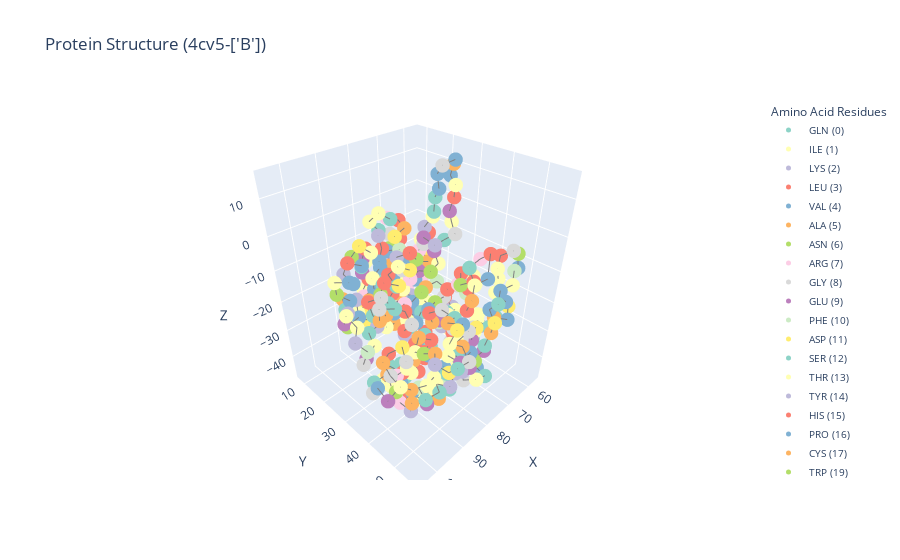
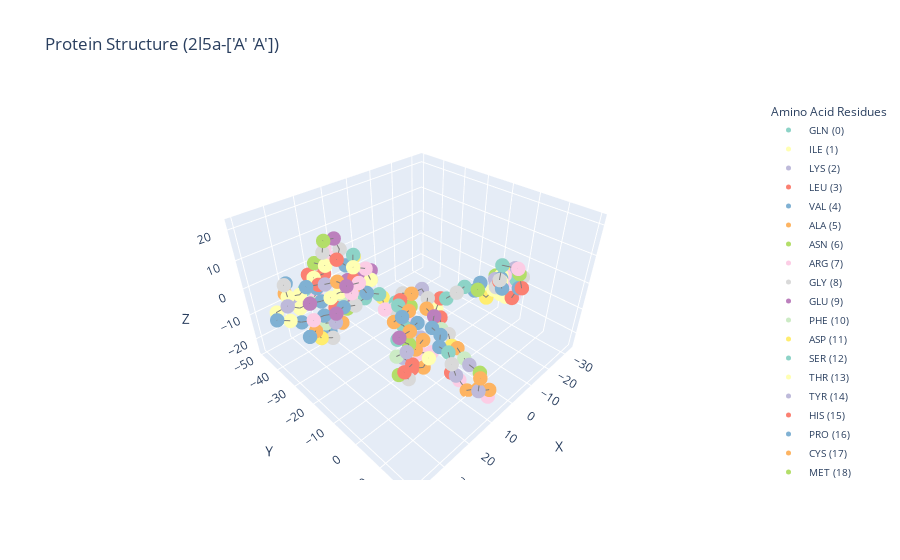

Notebook source saved alongside these figures, in order:
### Code cell
# Plot proteins in the sample interaction

uniprot_id, pdb_id, chain_id, residues, coords = parse_protein_structure(
    Path(raw_path / f"3blv.pdb"), chain_id="D"
)
plot_protein_3D(pdb_id1, chain_id1, residues, coords, acid_dict)
print(f"PDB id 1: {pdb_id1}, chain id 1: {chain_id1}")
print(f"Residues shape: {residues.shape}")
print("some residues:\n", residues[:20])
print("coords shape:", coords.shape)


# Plot proteins in the other sample interaction
uniprot_id, pdb_id, chain_id, residues, coords = parse_protein_structure(
    Path(raw_path / f"4bsz.pdb"), chain_id="A"
)
plot_protein_3D(pdb_id2, chain_id2, residues, coords, acid_dict)
print(f"\nPDB id 2: {pdb_id2}, chain id 2: {chain_id2}")
print(f"Residues shape: {residues.shape}")
print("some residues:\n", residues[:20])
print("coords shape:", coords.shape)

### Figure 1 — Plotly figure (JSON) as saved in the notebook; plotly's stock layout.template omitted (floating-point values rounded to 4 significant figures; data arrays with more than 128 entries replaced by an {"elided": "..."} marker saying what was removed)
{"data": [{"hoverinfo": "text", "marker": {"color": "rgb(141,211,199)", "size": 5}, "mode": "markers", "name": "GLN (0)", "text": ["GLN (0)", "GLN (0)", "GLN (0)", "GLN (0)", "GLN (0)", "GLN (0)", "GLN (0)"], "type": "scatter3d", "x": [76.32, 62.08, 67.09, 73.31, 92.33, 89.36, 90.3], "y": [24.83, 45.14, 25.19, 13.8, 56.5, 35.86, 35.38], "z": [-35.39, -28.08, 4.09, -4.145, -19.51, -39.37, -33.93]}, {"hoverinfo": "text", "marker": {"color": "rgb(255,255,179)", "size": 5}, "mode": "markers", "name": "ILE (1)", "text": ["ILE (1)", "ILE (1)", "ILE (1)", "ILE (1)", "ILE (1)", "ILE (1)", "ILE (1)", "ILE (1)", "ILE (1)", "ILE (1)", "ILE (1)", "ILE (1)", "ILE (1)", "ILE (1)", "ILE (1)", "ILE (1)", "ILE (1)", "ILE (1)", "ILE (1)", "ILE (1)", "ILE (1)", "ILE (1)", "ILE (1)", "ILE (1)", "ILE (1)", "ILE (1)", "ILE (1)", "ILE (1)"], "type": "scatter3d", "x": [69.52, 74.74, 85.65, 86.3, 87.68, 76.56, 63.16, 64.46, 66.98, 97.02, 78.79, 64.14, 63.8, 66.79, 67.02, 73.14, 83.86, 81.95, 75.94, 83.74, 83.01, 72.56, 67.85, 73.78, 90.95, 89.07, 98.59, 93.21], "y": [24.06, 47.46, 50.61, 48.51, 46.1, 43.83, 49.9, 45.72, 42.42, 32.99, 24.4, 28.76, 29.3, 24.17, 19.82, 18.62, 22.33, 14.94, 11.91, 17.22, 27.26, 30.9, 34.81, 37.29, 52.67, 38.08, 40.67, 45.69], "z": [-29.63, -24.65, -19.44, -24.91, -35.68, -38.95, -14.19, -17.96, -28.23, -24.69, -20.44, -2.848, 7.747, -1.966, -10.69, -21.98, -32.5, -19.65, -2.105, -9.338, -9.739, -24.84, -28.07, -25.24, -15.35, -36.31, -32.35, -37.57]}, {"hoverinfo": "text", "marker": {"color": "rgb(190,186,218)", "size": 5}, "mode": "markers", "name": "LYS (2)", "text": ["LYS (2)", "LYS (2)", "LYS (2)", "LYS (2)", "LYS (2)", "LYS (2)", "LYS (2)", "LYS (2)", "LYS (2)", "LYS (2)", "LYS (2)", "LYS (2)", "LYS (2)", "LYS (2)", "LYS (2)", "LYS (2)", "LYS (2)", "LYS (2)", "LYS (2)"], "type": "scatter3d", "x": [77.51, 67.66, 73.66, 83.96, 82.96, 86.09, 63.91, 77.08, 64.86, 92.43, 103.0, 68.6, 78.26, 73.25, 72.42, 92.66, 65.8, 94.05, 96.54], "y": [23.44, 37.43, 43.78, 51.05, 48.39, 49.55, 41.58, 43.32, 35.53, 28.82, 33.37, 22.82, 14.12, 8.972, 7.541, 16.25, 31.96, 51.18, 45.55], "z": [-38.73, -41.72, -42.8, -29.88, -33.5, -35.35, -32.44, -23.79, -16.93, -23.44, -19.75, -5.025, -7.434, -20.37, -27.54, -12.72, -29.59, -20.67, -39.43]}, {"hoverinfo": "text", "marker": {"color": "rgb(251,128,114)", "size": 5}, "mode": "markers", "name": "LEU (3)", "text": ["LEU (3)", "LEU (3)", "LEU (3)", "LEU (3)", "LEU (3)", "LEU (3)", "LEU (3)", "LEU (3)", "LEU (3)", "LEU (3)", "LEU (3)", "LEU (3)", "LEU (3)", "LEU (3)", "LEU (3)", "LEU (3)", "LEU (3)", "LEU (3)", "LEU (3)", "LEU (3)", "LEU (3)", "LEU (3)", "LEU (3)", "LEU (3)", "LEU (3)", "LEU (3)", "LEU (3)", "LEU (3)", "LEU (3)", "LEU (3)", "LEU (3)", "LEU (3)"], "type": "scatter3d", "x": [60.72, 67.91, 76.78, 77.99, 70.62, 69.51, 68.5, 68.88, 89.08, 82.53, 66.23, 68.51, 68.83, 70.66, 80.36, 79.92, 82.76, 91.77, 76.96, 84.67, 88.55, 94.24, 89.42, 90.66, 84.81, 86.46, 86.55, 79.96, 79.62, 93.97, 99.64, 92.97], "y": [43.57, 37.61, 41.72, 46.9, 42.76, 37.49, 39.64, 32.38, 24.14, 24.08, 22.18, 11.99, 12.79, 11.61, 11.8, 10.4, 13.6, 17.26, 25.46, 25.15, 27.93, 28.11, 36.51, 37.48, 41.26, 40.81, 37.05, 35.42, 34.03, 39.86, 41.54, 41.53], "z": [-8.885, -31.91, -27.23, -16.11, -12.91, -13.27, -17.75, -21.39, -21.81, -20.13, -7.889, -6.806, -12.61, -24.53, -29.3, -22.96, -9.957, -9.192, -8.888, -12.42, -11.85, -14.86, -15.85, -20.81, -25.12, -28.53, -28.1, -35.02, -39.93, -31.58, -19.96, -39.98]}, {"hoverinfo": "text", "marker": {"color": "rgb(128,177,211)", "size": 5}, "mode": "markers", "name": "VAL (4)", "text": ["VAL (4)", "VAL (4)", "VAL (4)", "VAL (4)", "VAL (4)", "VAL (4)", "VAL (4)", "VAL (4)", "VAL (4)", "VAL (4)", "VAL (4)", "VAL (4)", "VAL (4)", "VAL (4)", "VAL (4)", "VAL (4)", "VAL (4)", "VAL (4)", "VAL (4)", "VAL (4)", "VAL (4)", "VAL (4)", "VAL (4)", "VAL (4)", "VAL (4)", "VAL (4)", "VAL (4)", "VAL (4)"], "type": "scatter3d", "x": [72.79, 85.07, 81.16, 69.6, 57.79, 63.62, 71.36, 79.37, 95.18, 85.37, 62.27, 67.64, 67.77, 71.69, 81.76, 79.08, 80.43, 73.59, 69.46, 88.94, 92.22, 94.64, 83.18, 78.41, 83.01, 83.99, 94.21, 94.94], "y": [43.29, 46.24, 42.35, 47.96, 47.61, 44.45, 38.46, 28.63, 24.82, 24.26, 26.09, 26.32, 27.1, 22.1, 15.15, 15.19, 16.62, 12.19, 12.53, 19.59, 19.64, 21.32, 20.11, 19.89, 38.39, 35.82, 39.53, 44.48], "z": [-33.31, -31.17, -40.99, -19.82, -12.24, -24.66, -30.49, -22.32, -21.13, -22.65, 9.065, 11.01, 7.291, -21.5, -23.42, -17.17, -13.91, -15.08, -18.61, -10.19, -14.35, -11.97, -23.34, -18.78, -17.61, -32.13, -35.35, -34.42]}, {"hoverinfo": "text", "marker": {"color": "rgb(253,180,98)", "size": 5}, "mode": "markers", "name": "ALA (5)", "text": ["ALA (5)", "ALA (5)", "ALA (5)", "ALA (5)", "ALA (5)", "ALA (5)", "ALA (5)", "ALA (5)", "ALA (5)", "ALA (5)", "ALA (5)", "ALA (5)", "ALA (5)", "ALA (5)", "ALA (5)", "ALA (5)", "ALA (5)", "ALA (5)", "ALA (5)", "ALA (5)", "ALA (5)", "ALA (5)", "ALA (5)", "ALA (5)", "ALA (5)", "ALA (5)", "ALA (5)", "ALA (5)"], "type": "scatter3d", "x": [87.43, 86.73, 66.1, 73.21, 77.9, 73.24, 89.46, 66.11, 76.71, 81.03, 80.24, 69.5, 72.9, 93.74, 86.48, 95.08, 78.17, 82.85, 87.1, 87.93, 91.27, 87.87, 85, 94.59, 98.87, 103.0, 100.1, 97.64], "y": [46.93, 43.22, 47.34, 41.0, 48.13, 27.96, 29.1, 22.08, 20.44, 19.49, 21.81, 15.51, 12.76, 16.18, 18.34, 33.31, 33.22, 39.68, 48.55, 54.01, 48.62, 39.72, 34.85, 36.17, 39.72, 43.33, 49.47, 47.13], "z": [-40.94, -41.53, -24.81, -28.32, -12.51, -20.73, -21.13, -17.78, -24.91, -28.7, -33.62, -7.82, -20.2, -20.41, -23.53, -17.41, -24.06, -21.16, -13.93, -17.26, -20.86, -23.44, -36.72, -37.1, -28.67, -19.39, -25.82, -34.27]}, {"hoverinfo": "text", "marker": {"color": "rgb(179,222,105)", "size": 5}, "mode": "markers", "name": "ASN (6)", "text": ["ASN (6)", "ASN (6)", "ASN (6)", "ASN (6)", "ASN (6)", "ASN (6)", "ASN (6)", "ASN (6)", "ASN (6)", "ASN (6)", "ASN (6)", "ASN (6)", "ASN (6)", "ASN (6)", "ASN (6)", "ASN (6)", "ASN (6)", "ASN (6)", "ASN (6)"], "type": "scatter3d", "x": [67.91, 83.52, 56.2, 67.55, 72.21, 76.58, 98.45, 72.15, 70.81, 88.16, 97.02, 74.58, 89.27, 74.7, 91.73, 80.15, 84.76, 92.86, 101.3], "y": [43.64, 44.11, 46.12, 41.06, 39.78, 29.56, 24.11, 28.76, 9.86, 14.35, 18.57, 25.52, 27.09, 33.07, 45.33, 31.61, 33.08, 33.12, 45.53], "z": [-42.61, -43.37, -9.088, -33.4, -14.65, -19.91, -22.86, -15.53, -16.28, -10.03, -15.96, -11.88, -15.49, -22.6, -22.75, -34.97, -42.02, -35.73, -28.6]}, {"hoverinfo": "text", "marker": {"color": "rgb(252,205,229)", "size": 5}, "mode": "markers", "name": "ARG (7)", "text": ["ARG (7)", "ARG (7)", "ARG (7)", "ARG (7)", "ARG (7)", "ARG (7)", "ARG (7)", "ARG (7)", "ARG (7)", "ARG (7)", "ARG (7)", "ARG (7)", "ARG (7)", "ARG (7)"], "type": "scatter3d", "x": [69.85, 66.94, 68.42, 82.8, 76.9, 64.79, 68.3, 71.89, 80.14, 85.69, 84.43, 71.76, 99.48, 96.69], "y": [28.38, 41.57, 35.86, 29.27, 25.4, 16.83, 21.23, 18.78, 18.28, 17.46, 13.53, 10.6, 43.9, 41.76], "z": [-33.26, -8.105, -18.14, -20.87, -17.3, -16.56, -23.0, -25.59, -32.19, -29.7, -25.58, -5.468, -25.65, -39.22]}, {"hoverinfo": "text", "marker": {"color": "rgb(217,217,217)", "size": 5}, "mode": "markers", "name": "GLY (8)", "text": ["GLY (8)", "GLY (8)", "GLY (8)", "GLY (8)", "GLY (8)", "GLY (8)", "GLY (8)", "GLY (8)", "GLY (8)", "GLY (8)", "GLY (8)", "GLY (8)", "GLY (8)", "GLY (8)", "GLY (8)", "GLY (8)", "GLY (8)", "GLY (8)", "GLY (8)", "GLY (8)", "GLY (8)", "GLY (8)", "GLY (8)", "GLY (8)", "GLY (8)", "GLY (8)"], "type": "scatter3d", "x": [70.07, 69.4, 73.25, 77.71, 83.05, 82.61, 59.24, 80.15, 65.13, 102.7, 70.13, 65.55, 68.36, 85.05, 71.6, 79.54, 92.25, 95.24, 90.24, 68.77, 84.12, 88.54, 76.97, 105.0, 99.09, 102.4], "y": [27.83, 35.02, 44.01, 48.98, 51.78, 49.46, 46.41, 44.66, 32.89, 35.43, 23.93, 31.42, 28.54, 18.82, 11.37, 25.13, 30.85, 33.57, 39.69, 31.12, 43.96, 56.72, 31.52, 41.39, 46.91, 45.13], "z": [-29.49, -39.36, -46.53, -20.59, -16.95, -21.4, -6.807, -22.02, -21.56, -25.67, -9.355, -5.144, 13.97, -33.17, -10.45, -13.27, -13.15, -13.62, -17.75, -24.8, -14.19, -19.82, -38.82, -29.34, -19.31, -22.69]}, {"hoverinfo": "text", "marker": {"color": "rgb(188,128,189)", "size": 5}, "mode": "markers", "name": "GLU (9)", "text": ["GLU (9)", "GLU (9)", "GLU (9)", "GLU (9)", "GLU (9)", "GLU (9)", "GLU (9)", "GLU (9)", "GLU (9)", "GLU (9)", "GLU (9)", "GLU (9)", "GLU (9)", "GLU (9)", "GLU (9)", "GLU (9)", "GLU (9)", "GLU (9)", "GLU (9)"], "type": "scatter3d", "x": [78.07, 86.1, 75.02, 71.67, 100.0, 100.3, 73.2, 68.06, 71.62, 65.31, 67.91, 75.77, 69.88, 71.06, 81.98, 83.14, 79.48, 104.9, 94.78], "y": [49.26, 52.31, 47.14, 48.96, 33.15, 25.6, 25.18, 26.12, 25.4, 28.9, 17.96, 19.61, 8.754, 10.09, 10.22, 12.46, 39.22, 46.68, 49.56], "z": [-24.36, -24.81, -37.92, -32.46, -27.05, -19.91, -16.4, -11.62, -6.21, 0.756, -21.11, -30.12, -22.1, -30.01, -19.77, -13.56, -22.76, -28.01, -34.91]}, {"hoverinfo": "text", "marker": {"color": "rgb(204,235,197)", "size": 5}, "mode": "markers", "name": "PHE (10)", "text": ["PHE (10)", "PHE (10)", "PHE (10)", "PHE (10)", "PHE (10)", "PHE (10)", "PHE (10)", "PHE (10)", "PHE (10)", "PHE (10)"], "type": "scatter3d", "x": [75.11, 84.31, 61.27, 65.36, 69.67, 101.3, 76.64, 71.3, 77.56, 95.83], "y": [46.34, 44.81, 48.69, 36.58, 29.0, 35.72, 17.38, 15.12, 37.39, 47.65], "z": [-28.26, -36.9, -11.13, -22.38, -19.87, -22.16, -27.19, -14.34, -25.49, -29.64]}, {"hoverinfo": "text", "marker": {"color": "rgb(255,237,111)", "size": 5}, "mode": "markers", "name": "ASP (11)", "text": ["ASP (11)", "ASP (11)", "ASP (11)", "ASP (11)", "ASP (11)", "ASP (11)", "ASP (11)", "ASP (11)", "ASP (11)", "ASP (11)", "ASP (11)", "ASP (11)", "ASP (11)", "ASP (11)", "ASP (11)"], "type": "scatter3d", "x": [79.49, 70.43, 61.06, 92.33, 63.46, 72.78, 79.59, 86.2, 88.99, 79.95, 85.93, 89.34, 92.38, 88.0, 97.37], "y": [51.31, 50.59, 48.25, 24.67, 19.58, 14.86, 10.46, 15.52, 17.45, 28.51, 30.62, 53.28, 54.09, 32.74, 43.84], "z": [-18.17, -22.41, -23.16, -23.63, -18.83, -9.584, -32.77, -7.015, -26.19, -11.58, -12.66, -11.96, -22.44, -37.69, -17.92]}, {"hoverinfo": "text", "marker": {"color": "rgb(141,211,199)", "size": 5}, "mode": "markers", "name": "SER (12)", "text": ["SER (12)", "SER (12)", "SER (12)", "SER (12)", "SER (12)", "SER (12)", "SER (12)", "SER (12)", "SER (12)", "SER (12)", "SER (12)", "SER (12)", "SER (12)", "SER (12)", "SER (12)", "SER (12)", "SER (12)", "SER (12)", "SER (12)", "SER (12)", "SER (12)", "SER (12)", "SER (12)", "SER (12)", "SER (12)", "SER (12)", "SER (12)", "SER (12)", "SER (12)", "SER (12)", "SER (12)", "SER (12)"], "type": "scatter3d", "x": [70.53, 67.28, 72.01, 83.13, 87.22, 83.99, 73.01, 69.5, 65.55, 70.31, 96.03, 66.88, 68.52, 68.82, 75.73, 74.04, 87.19, 95.44, 82.04, 84.39, 89.86, 94.24, 92.43, 81.18, 71.5, 83.56, 82.9, 82.34, 95.07, 102.4, 93.81, 97.04], "y": [23.02, 47.39, 45.05, 48.72, 49.15, 47.61, 50.0, 50.33, 45.66, 40.79, 29.8, 28.75, 26.19, 19.42, 11.26, 9.972, 17.12, 19.48, 19.46, 27.97, 30.78, 29.71, 36.11, 34.06, 34.76, 47.62, 37.09, 38.79, 36.3, 38.66, 52.69, 51.2], "z": [-33.14, -46.65, -30.02, -27.01, -29.97, -39.46, -29.04, -16.83, -29.54, -9.667, -22.94, -7.504, 0.739, -17.74, -7.674, -25.13, -12.43, -21.25, -19.77, -14.92, -16.1, -18.29, -13.64, -21.96, -26.93, -14.95, -27.11, -30.48, -30.89, -29.73, -28.96, -30.29]}, {"hoverinfo": "text", "marker": {"color": "rgb(255,255,179)", "size": 5}, "mode": "markers", "name": "THR (13)", "text": ["THR (13)", "THR (13)", "THR (13)", "THR (13)", "THR (13)", "THR (13)", "THR (13)", "THR (13)", "THR (13)", "THR (13)", "THR (13)", "THR (13)", "THR (13)", "THR (13)", "THR (13)", "THR (13)", "THR (13)", "THR (13)", "THR (13)", "THR (13)", "THR (13)", "THR (13)", "THR (13)", "THR (13)", "THR (13)", "THR (13)", "THR (13)"], "type": "scatter3d", "x": [67.34, 70.98, 71.13, 63.47, 62.49, 63.94, 75.85, 66.54, 63.47, 101.1, 101.9, 68.49, 64.52, 77.74, 81.54, 80.9, 97.24, 91.56, 87.58, 90.45, 82.39, 98.13, 98.02, 102.8, 96.89, 93.33, 92.86], "y": [32.99, 46.96, 43.78, 44.91, 44.84, 40.24, 47.03, 39.48, 38.08, 31.99, 29.09, 28.29, 18.97, 9.908, 9.713, 10.9, 18.55, 19.71, 35.3, 41.04, 31.42, 36.97, 45.97, 48.86, 51.44, 50.33, 48.21], "z": [-36.88, -45.78, -36.71, -11.16, -14.82, -28.86, -9.485, -14.52, -19.4, -16.82, -14.5, -14.67, -13.44, -4.776, -26.34, -16.2, -12.13, -24.51, -20.4, -25.87, -39.57, -33.08, -22.83, -23.27, -25.26, -26.02, -31.92]}, {"hoverinfo": "text", "marker": {"color": "rgb(190,186,218)", "size": 5}, "mode": "markers", "name": "TYR (14)", "text": ["TYR (14)", "TYR (14)", "TYR (14)", "TYR (14)", "TYR (14)", "TYR (14)", "TYR (14)", "TYR (14)", "TYR (14)"], "type": "scatter3d", "x": [70.15, 72.39, 99.67, 70.67, 73.58, 78.43, 74.58, 90.54, 79.64], "y": [31.92, 41.88, 26.59, 28.81, 22.07, 22.18, 11.54, 18.05, 23.07], "z": [-34.56, -39.76, -16.31, -7.631, -26.37, -29.23, -30.38, -21.25, -10.1]}, {"hoverinfo": "text", "marker": {"color": "rgb(251,128,114)", "size": 5}, "mode": "markers", "name": "HIS (15)", "text": ["HIS (15)", "HIS (15)", "HIS (15)", "HIS (15)", "HIS (15)", "HIS (15)", "HIS (15)"], "type": "scatter3d", "x": [66.6, 63.41, 78.34, 66.22, 85.4, 76.74, 84.68], "y": [44.37, 28.65, 15.53, 29.27, 40.96, 31.39, 36.41], "z": [-5.561, 4.047, -10.94, -26.91, -16.14, -33.24, -40.17]}, {"hoverinfo": "text", "marker": {"color": "rgb(128,177,211)", "size": 5}, "mode": "markers", "name": "PRO (16)", "text": ["PRO (16)", "PRO (16)", "PRO (16)", "PRO (16)", "PRO (16)", "PRO (16)", "PRO (16)", "PRO (16)", "PRO (16)", "PRO (16)", "PRO (16)", "PRO (16)", "PRO (16)", "PRO (16)", "PRO (16)", "PRO (16)", "PRO (16)", "PRO (16)", "PRO (16)", "PRO (16)"], "type": "scatter3d", "x": [74.19, 69.87, 66.59, 82.43, 77.53, 66.71, 63.37, 63.49, 80.52, 72.36, 86.07, 64.81, 85.05, 76.7, 94.78, 74.57, 84.57, 85.89, 89.14, 105.1], "y": [23.67, 40.38, 43.65, 52.42, 42.19, 48.7, 48.73, 50.02, 45.01, 48.28, 28.53, 29.67, 13.7, 8.469, 21.04, 21.87, 35.52, 52.07, 44.59, 43.4], "z": [-32.39, -42.62, -46.22, -23.81, -42.24, -14.81, -20.17, -25.54, -18.24, -8.67, -22.69, 14.85, -29.31, -31.29, -17.85, -12.93, -22.77, -12.98, -25.49, -26.06]}, {"hoverinfo": "text", "marker": {"color": "rgb(253,180,98)", "size": 5}, "mode": "markers", "name": "CYS (17)", "text": ["CYS (17)", "CYS (17)", "CYS (17)"], "type": "scatter3d", "x": [70.52, 62.65, 77.29], "y": [49.87, 27.33, 20.43], "z": [-26.16, 12.66, -15.2]}, {"hoverinfo": "text", "marker": {"color": "rgb(179,222,105)", "size": 5}, "mode": "markers", "name": "TRP (19)", "text": ["TRP (19)"], "type": "scatter3d", "x": [74.92], "y": [48.06], "z": [-34.24]}, {"hoverinfo": "skip", "line": {"color": "gray", "width": 2}, "mode": "lines", "showlegend": false, "type": "scatter3d", "x": {"elided": "344 float values"}, "y": {"elided": "344 float values"}, "z": {"elided": "344 float values"}}], "layout": {"legend": {"font": {"size": 10}, "title": {"text": "Amino Acid Residues"}}, "scene": {"xaxis": {"title": {"text": "X"}}, "yaxis": {"title": {"text": "Y"}}, "zaxis": {"title": {"text": "Z"}}}, "title": {"text": "Protein Structure (4cv5-['B'])"}}}

### Figure 2 — Plotly figure (JSON) as saved in the notebook; plotly's stock layout.template omitted (floating-point values rounded to 4 significant figures; data arrays with more than 128 entries replaced by an {"elided": "..."} marker saying what was removed)
{"data": [{"hoverinfo": "text", "marker": {"color": "rgb(141,211,199)", "size": 5}, "mode": "markers", "name": "GLN (0)", "text": ["GLN (0)", "GLN (0)", "GLN (0)", "GLN (0)", "GLN (0)", "GLN (0)"], "type": "scatter3d", "x": [13.4, 24.04, 13.74, 11.61, -11.34, 5.254], "y": [-32.78, -46.47, -20.95, -12.9, -8.279, 15.48], "z": [7.752, -6.559, -0.857, -9.583, -4.284, 21.84]}, {"hoverinfo": "text", "marker": {"color": "rgb(255,255,179)", "size": 5}, "mode": "markers", "name": "ILE (1)", "text": ["ILE (1)", "ILE (1)", "ILE (1)", "ILE (1)", "ILE (1)", "ILE (1)", "ILE (1)", "ILE (1)", "ILE (1)"], "type": "scatter3d", "x": [23.98, 20.17, 19.11, 29.01, 8.1, -3.362, -12.04, -3.118, -13.18], "y": [-31.74, -32.02, -40.29, -41.06, -5.198, -13.0, 2.255, 10.31, 3.745], "z": [-2.539, -2.489, 3.053, -3.573, -20.45, -11.59, -0.433, 10.75, 4.914]}, {"hoverinfo": "text", "marker": {"color": "rgb(190,186,218)", "size": 5}, "mode": "markers", "name": "LYS (2)", "text": ["LYS (2)", "LYS (2)", "LYS (2)", "LYS (2)", "LYS (2)", "LYS (2)", "LYS (2)", "LYS (2)", "LYS (2)", "LYS (2)", "LYS (2)", "LYS (2)"], "type": "scatter3d", "x": [34.65, 21.67, 25.93, 15.81, 14.94, -2.076, 9.247, 9.331, 5.635, -4.482, -9.458, -25.93], "y": [-39.13, -49.03, -47.8, -7.048, -9.695, -18.41, 6.937, 15.44, 8.736, 7.883, 4.183, 0.36], "z": [-3.986, -8.162, -11.14, -13.98, -18.67, -5.532, -18.45, -18.4, -15.34, 8.173, 5.529, 0.142]}, {"hoverinfo": "text", "marker": {"color": "rgb(251,128,114)", "size": 5}, "mode": "markers", "name": "LEU (3)", "text": ["LEU (3)", "LEU (3)", "LEU (3)", "LEU (3)", "LEU (3)", "LEU (3)", "LEU (3)", "LEU (3)", "LEU (3)", "LEU (3)", "LEU (3)", "LEU (3)", "LEU (3)", "LEU (3)", "LEU (3)"], "type": "scatter3d", "x": [19.6, 11.09, 17.12, 18.39, 21.92, 18.99, 24.22, 7.722, 14.68, 18.47, 12.9, 7.873, -1.704, 1.328, 1.782], "y": [-36.62, -36.53, -36.43, -42.78, -46.81, -46.51, -37.25, -18.25, -5.899, -5.395, -7.971, 3.933, -9.645, 19.35, 12.94], "z": [-11.27, -3.636, 6.086, -1.442, -2.066, -4.487, -0.266, -4.862, -19.06, -19.32, -23.64, -20.39, -12.17, 15.17, 14.33]}, {"hoverinfo": "text", "marker": {"color": "rgb(128,177,211)", "size": 5}, "mode": "markers", "name": "VAL (4)", "text": ["VAL (4)", "VAL (4)", "VAL (4)", "VAL (4)", "VAL (4)", "VAL (4)", "VAL (4)", "VAL (4)", "VAL (4)", "VAL (4)", "VAL (4)", "VAL (4)", "VAL (4)", "VAL (4)", "VAL (4)", "VAL (4)", "VAL (4)", "VAL (4)", "VAL (4)", "VAL (4)", "VAL (4)"], "type": "scatter3d", "x": [32.97, 23.53, 20.72, 27.15, 33.54, 25.66, 14.65, 21.14, 27.38, 16.69, 13.34, 7.579, 3.838, 5.241, 4.412, 4.648, 7.218, -14.63, -0.962, 4.398, -8.14], "y": [-31.86, -35.42, -30.25, -31.58, -34.21, -34.55, -35.59, -44.01, -39.34, -23.15, -11.41, -14.22, -14.52, -18.2, -7.537, -3.745, -1.767, -4.646, 17.21, 15.67, 6.981], "z": [-12.71, -18.62, -7.062, -7.545, -8.002, -4.46, 3.305, -6.377, -0.599, -0.003, -4.532, -14.63, -14.08, -10.67, -11.65, -12.09, -14.05, -2.573, 12.99, 14.76, 7.747]}, {"hoverinfo": "text", "marker": {"color": "rgb(253,180,98)", "size": 5}, "mode": "markers", "name": "ALA (5)", "text": ["ALA (5)", "ALA (5)", "ALA (5)", "ALA (5)", "ALA (5)", "ALA (5)", "ALA (5)", "ALA (5)", "ALA (5)", "ALA (5)", "ALA (5)", "ALA (5)", "ALA (5)", "ALA (5)", "ALA (5)", "ALA (5)", "ALA (5)", "ALA (5)", "ALA (5)", "ALA (5)"], "type": "scatter3d", "x": [29.67, 19.51, 7.646, 14.65, 30.26, 21.08, 9.687, 14.39, 12.36, 9.704, 9.064, 6.075, 1.478, 6.732, 5.124, 5.938, 7.891, 3.266, -7.368, -24.93], "y": [-33.61, -33.88, -35.38, -28.75, -48.58, -31.51, -12.32, -13.91, -9.211, -5.923, -10.09, -9.715, -19.6, 9.466, 12.41, 16.75, 14.62, 2.037, 10.48, -3.244], "z": [-13.46, -16.06, -4.865, -0.892, -6.321, 2.123, -4.746, -7.209, -9.275, -23.86, -19.32, -16.99, -6.219, -24.8, -22.99, -19.5, -14.95, -14.63, 3.667, -0.672]}, {"hoverinfo": "text", "marker": {"color": "rgb(179,222,105)", "size": 5}, "mode": "markers", "name": "ASN (6)", "text": ["ASN (6)", "ASN (6)", "ASN (6)", "ASN (6)", "ASN (6)"], "type": "scatter3d", "x": [16.86, 18.43, 20.82, 18.55, -11.21], "y": [-34.04, -40.54, -43.69, -7.846, -2.906], "z": [-11.73, 11.56, 3.274, -22.2, -2.688]}, {"hoverinfo": "text", "marker": {"color": "rgb(252,205,229)", "size": 5}, "mode": "markers", "name": "ARG (7)", "text": ["ARG (7)", "ARG (7)", "ARG (7)", "ARG (7)", "ARG (7)", "ARG (7)", "ARG (7)", "ARG (7)", "ARG (7)", "ARG (7)", "ARG (7)", "ARG (7)", "ARG (7)", "ARG (7)", "ARG (7)", "ARG (7)", "ARG (7)", "ARG (7)"], "type": "scatter3d", "x": [9.911, 30.94, 18.23, 12.13, 16.75, 15.56, 20.3, 17.41, 12.61, 4.906, 6.818, 3.757, 6.333, 5.386, -3.696, 3.736, -18.05, -26.58], "y": [-38.28, -31.54, -28.74, -28.78, -43.14, -41.46, -46.54, -25.69, -19.93, -7.066, -10.15, -17.83, 6.036, 16.2, 14.48, 18.98, 1.778, -0.975], "z": [-8.782, -7.15, -2.18, 4.035, 7.065, 3.89, -10.69, 2.728, -6.738, -21.3, -22.39, -16.01, -23.18, -23.22, 7.942, 21.74, 1.683, -5.503]}, {"hoverinfo": "text", "marker": {"color": "rgb(217,217,217)", "size": 5}, "mode": "markers", "name": "GLY (8)", "text": ["GLY (8)", "GLY (8)", "GLY (8)", "GLY (8)", "GLY (8)", "GLY (8)", "GLY (8)", "GLY (8)", "GLY (8)", "GLY (8)", "GLY (8)", "GLY (8)", "GLY (8)", "GLY (8)", "GLY (8)", "GLY (8)", "GLY (8)"], "type": "scatter3d", "x": [24.94, 9.473, 17.24, 14.33, 19.33, 31.45, 9.091, 16.08, 7.384, 2.078, -1.358, 9.225, 0.8, -7.557, 6.075, 0.512, -32.79], "y": [-31.94, -29.87, -28.81, -38.34, -40.44, -45.5, -19.5, -6.114, -14.85, -23.12, -15.05, 5.059, -3.747, -8.333, 15.77, 11.31, -0.262], "z": [-18.1, -1.856, -7.472, 7.828, 7.855, -0.912, -8.163, -24.49, -18.35, -7.554, -7.112, -15.13, -14.06, -4.685, 18.14, 11.15, -6.83]}, {"hoverinfo": "text", "marker": {"color": "rgb(188,128,189)", "size": 5}, "mode": "markers", "name": "GLU (9)", "text": ["GLU (9)", "GLU (9)", "GLU (9)", "GLU (9)", "GLU (9)", "GLU (9)", "GLU (9)", "GLU (9)", "GLU (9)", "GLU (9)", "GLU (9)", "GLU (9)", "GLU (9)"], "type": "scatter3d", "x": [19.18, 14.55, 11.62, 6.201, 9.494, 24.34, 29.34, 14.66, 17.95, 20.52, 16.01, 3.352, 1.713], "y": [-37.5, -36.64, -39.69, -33.9, -33.13, -29.1, -35.15, -40.44, -45.32, -27.76, -9.934, -22.96, -9.245], "z": [-14.95, -13.25, -5.694, -1.653, 0.116, -6.921, -3.678, 10.97, 1.384, 2.052, -10.01, -12.65, -9.558]}, {"hoverinfo": "text", "marker": {"color": "rgb(204,235,197)", "size": 5}, "mode": "markers", "name": "PHE (10)", "text": ["PHE (10)", "PHE (10)", "PHE (10)", "PHE (10)", "PHE (10)", "PHE (10)", "PHE (10)", "PHE (10)"], "type": "scatter3d", "x": [24.18, 15.24, 14.76, 23.58, 17.76, 3.92, 0.137, -14.95], "y": [-36.24, -39.13, -36.72, -44.86, -9.469, 5.451, -7.449, 0.857], "z": [-15.0, -10.47, -7.565, -11.68, -16.13, -16.18, -14.67, -2.469]}, {"hoverinfo": "text", "marker": {"color": "rgb(255,237,111)", "size": 5}, "mode": "markers", "name": "ASP (11)", "text": ["ASP (11)", "ASP (11)", "ASP (11)", "ASP (11)", "ASP (11)", "ASP (11)", "ASP (11)"], "type": "scatter3d", "x": [28.3, 11.54, 11.56, 2.206, -12.76, -11.3, -20.76], "y": [-33.31, -35.14, -22.06, -1.138, -0.506, 5.944, -0.901], "z": [-17.0, 5.423, -3.758, -16.42, -5.234, 0.147, 1.686]}, {"hoverinfo": "text", "marker": {"color": "rgb(141,211,199)", "size": 5}, "mode": "markers", "name": "SER (12)", "text": ["SER (12)", "SER (12)", "SER (12)", "SER (12)", "SER (12)", "SER (12)", "SER (12)"], "type": "scatter3d", "x": [14.07, 10.64, 14.83, 5.384, 7.388, -4.961, -25.31], "y": [-27.73, -15.94, -12.11, -22.92, 2.023, -10.3, 1.847], "z": [-5.695, -4.165, -12.89, -9.419, -13.71, -6.662, -3.305]}, {"hoverinfo": "text", "marker": {"color": "rgb(255,255,179)", "size": 5}, "mode": "markers", "name": "THR (13)", "text": ["THR (13)", "THR (13)", "THR (13)", "THR (13)", "THR (13)", "THR (13)", "THR (13)", "THR (13)", "THR (13)", "THR (13)", "THR (13)"], "type": "scatter3d", "x": [11.66, 36.74, 37.7, 31.51, 12.19, 15.12, 22.19, 31.97, -8.396, -4.311, -29.2], "y": [-34.91, -34.85, -40.79, -37.64, -26.51, -30.97, -43.06, -43.43, 7.149, 11.52, 0.422], "z": [-8.841, -5.989, -5.61, -5.611, 0.956, 4.867, -1.415, -4.066, 2.237, 5.642, -7.919]}, {"hoverinfo": "text", "marker": {"color": "rgb(190,186,218)", "size": 5}, "mode": "markers", "name": "TYR (14)", "text": ["TYR (14)", "TYR (14)", "TYR (14)", "TYR (14)", "TYR (14)", "TYR (14)"], "type": "scatter3d", "x": [22.46, 12.42, 28.27, 24.01, 4.346, 6.7], "y": [-33.07, -30.76, -46.25, -33.84, -12.61, -19.2], "z": [-13.8, -4.08, -8.565, 1.423, -18.79, -14.02]}, {"hoverinfo": "text", "marker": {"color": "rgb(251,128,114)", "size": 5}, "mode": "markers", "name": "HIS (15)", "text": ["HIS (15)", "HIS (15)"], "type": "scatter3d", "x": [-5.737, -0.487], "y": [-13.47, 15.87], "z": [-8.633, 9.457]}, {"hoverinfo": "text", "marker": {"color": "rgb(128,177,211)", "size": 5}, "mode": "markers", "name": "PRO (16)", "text": ["PRO (16)", "PRO (16)", "PRO (16)", "PRO (16)"], "type": "scatter3d", "x": [39.58, 29.44, -14.03, -21.59], "y": [-37.44, -48.28, -6.177, -1.885], "z": [-5.617, -2.579, -6.013, -1.917]}, {"hoverinfo": "text", "marker": {"color": "rgb(253,180,98)", "size": 5}, "mode": "markers", "name": "CYS (17)", "text": ["CYS (17)"], "type": "scatter3d", "x": [1.29], "y": [-12.95], "z": [-8.787]}, {"hoverinfo": "text", "marker": {"color": "rgb(179,222,105)", "size": 5}, "mode": "markers", "name": "MET (18)", "text": ["MET (18)", "MET (18)", "MET (18)", "MET (18)", "MET (18)"], "type": "scatter3d", "x": [12.72, 1.822, 5.133, 1.409, -14.51], "y": [-9.261, -19.76, 12.37, 18.18, 0.86], "z": [-14.24, -11.25, -16.35, 18.81, 2.838]}, {"hoverinfo": "skip", "line": {"color": "gray", "width": 2}, "mode": "lines", "showlegend": false, "type": "scatter3d", "x": {"elided": "187 float values"}, "y": {"elided": "187 float values"}, "z": {"elided": "187 float values"}}], "layout": {"legend": {"font": {"size": 10}, "title": {"text": "Amino Acid Residues"}}, "scene": {"xaxis": {"title": {"text": "X"}}, "yaxis": {"title": {"text": "Y"}}, "zaxis": {"title": {"text": "Z"}}}, "title": {"text": "Protein Structure (2l5a-['A' 'A'])"}}}
